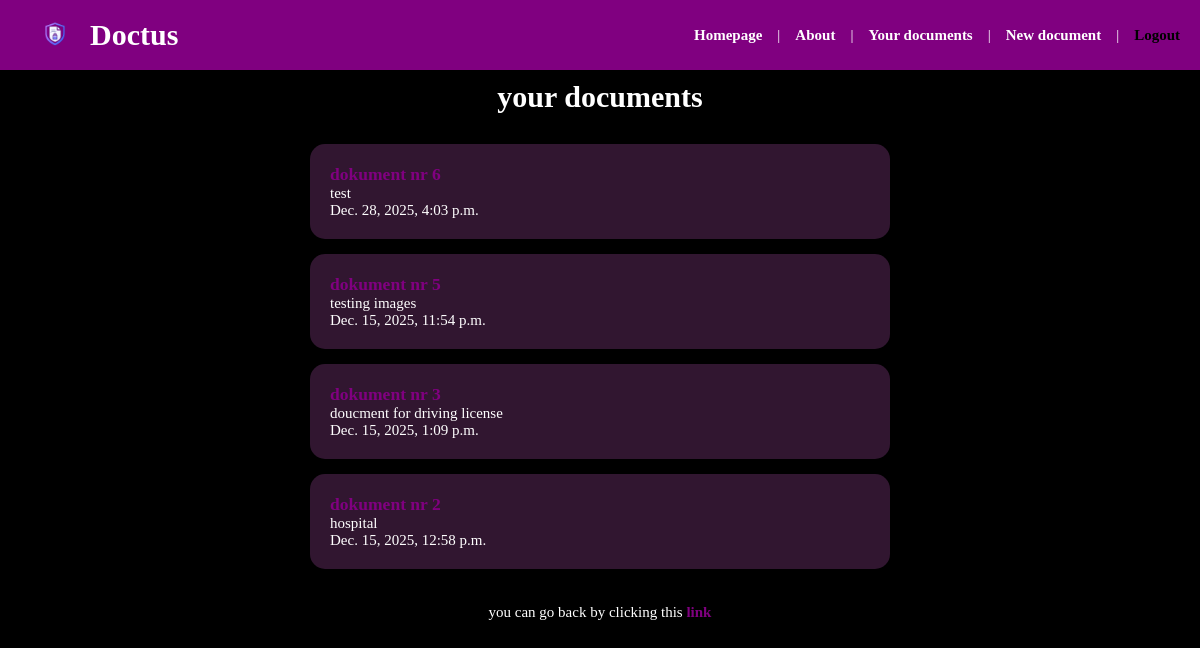
Page /documents/ (signed in) on the committed database.
### documents/models.py (models this page shows, shortened)
class Document(models.Model):
    owner = models.ForeignKey(User, on_delete=models.CASCADE, related_name = "documents")
    title = models.CharField(max_length = 75)
    description = models.TextField(blank = True)
    date = models.DateTimeField(auto_now_add = True)
    slug = models.SlugField(blank = True)
    file = models.FileField(blank = True, null = True)
    class Meta:
        unique_together = ("owner", "slug")

### documents/views.py (the view)
@login_required(login_url='/users/login/')
def documents_list(request):
    documents = Document.objects.filter(owner=request.user).order_by('-date') # - in descending order
    return render(request, 'documents/documents_list.html', { 'documents': documents })

### documents/templates/documents/documents_list.html (shortened to what this page needs)
{% extends 'layout.html' %}
{% block content %}
    <h1>your documents</h1>
    <section class="documents_list">
        {% for document in documents %}
            <article class="document">
                <h3>
                    <a href="{% url 'documents:page' slug=document.slug %}">
                        {{ document.title }}
                    </a>
                </h3>
                <p>{{ document.description }}</p>
                <p>{{ document.date}}</p>
            </article>
        {% endfor %}
    </section>
    <p class="end_par">you can go back by clicking this <a href="/">link</a></p>
{% endblock %}

### static/css/style.css (style rules this page uses)
* { margin: 0; padding: 0; box-sizing: border-box; font-family: Verdana; }
body { background-color: black; font-size: 15px; color: white; }
h1 { margin-bottom: 10px; }
a { font-weight: bold; text-decoration: none; color: purple; }
section { background-color: #311630; padding: 20px 10px 10px 10px; border-radius: 10px; max-width: 600px; margin: 0 auto; }
.documents_list { background-color: transparent; padding: 20px 10px 10px 10px; border-radius: 10px; width: auto; margin: 0 auto; }
.document { padding: 20px; margin-bottom: 15px; text-align: left; background-color: #311630; border-radius: 15px; }
.end_par { margin-top: 10px; }

### rows in the picture
Document: title "dokument nr 6", description "test", date "Dec. 28, 2025, 4:03 p.m."
Document: title "dokument nr 5", description "testing images", date "Dec. 15, 2025, 11:54 p.m."
Document: title "dokument nr 3", description "doucment for driving license", date "Dec. 15, 2025, 1:09 p.m."
Document: title "dokument nr 2", description "hospital", date "Dec. 15, 2025, 12:58 p.m."
